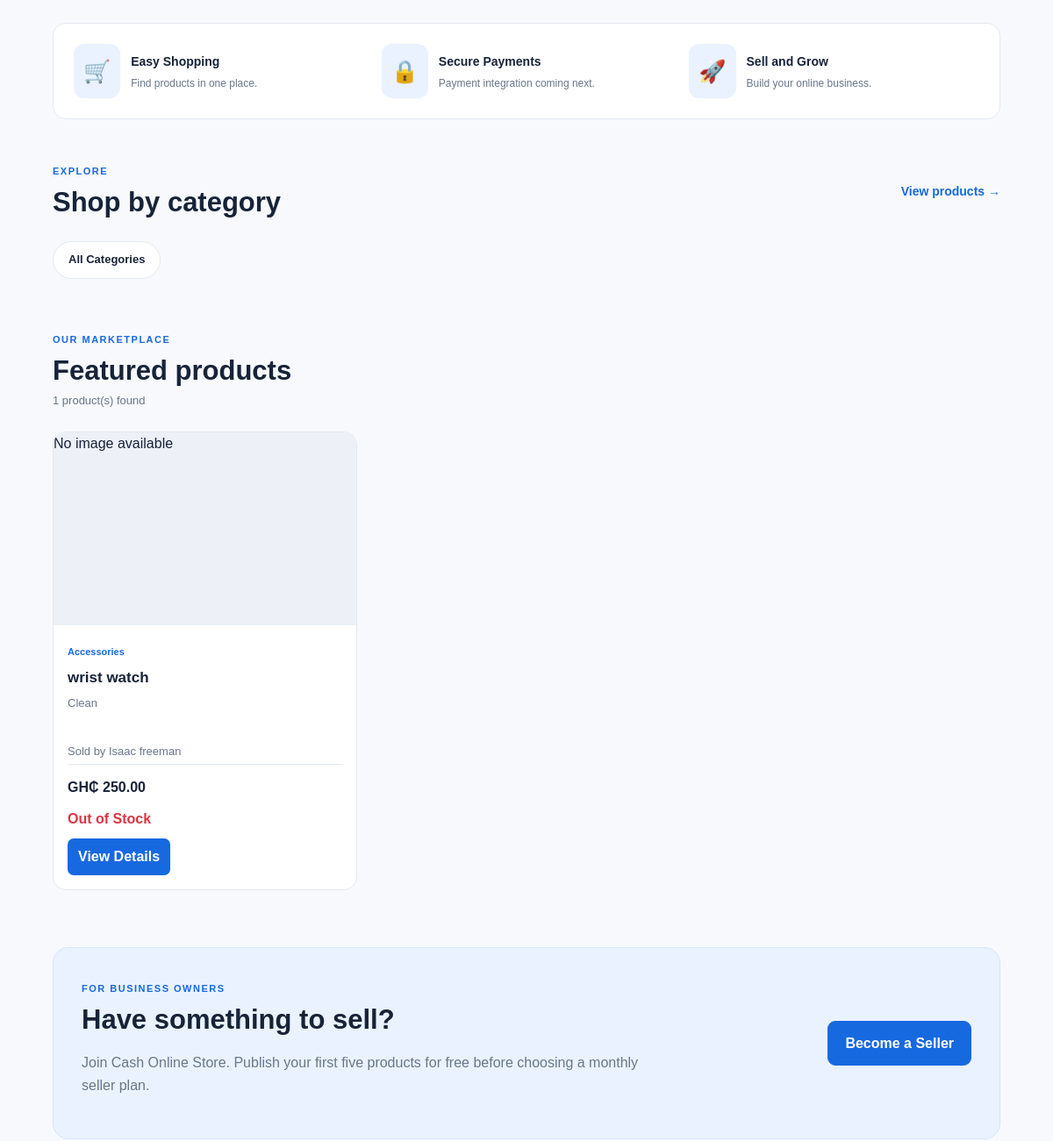
Before: / (middle part) with the older database file.
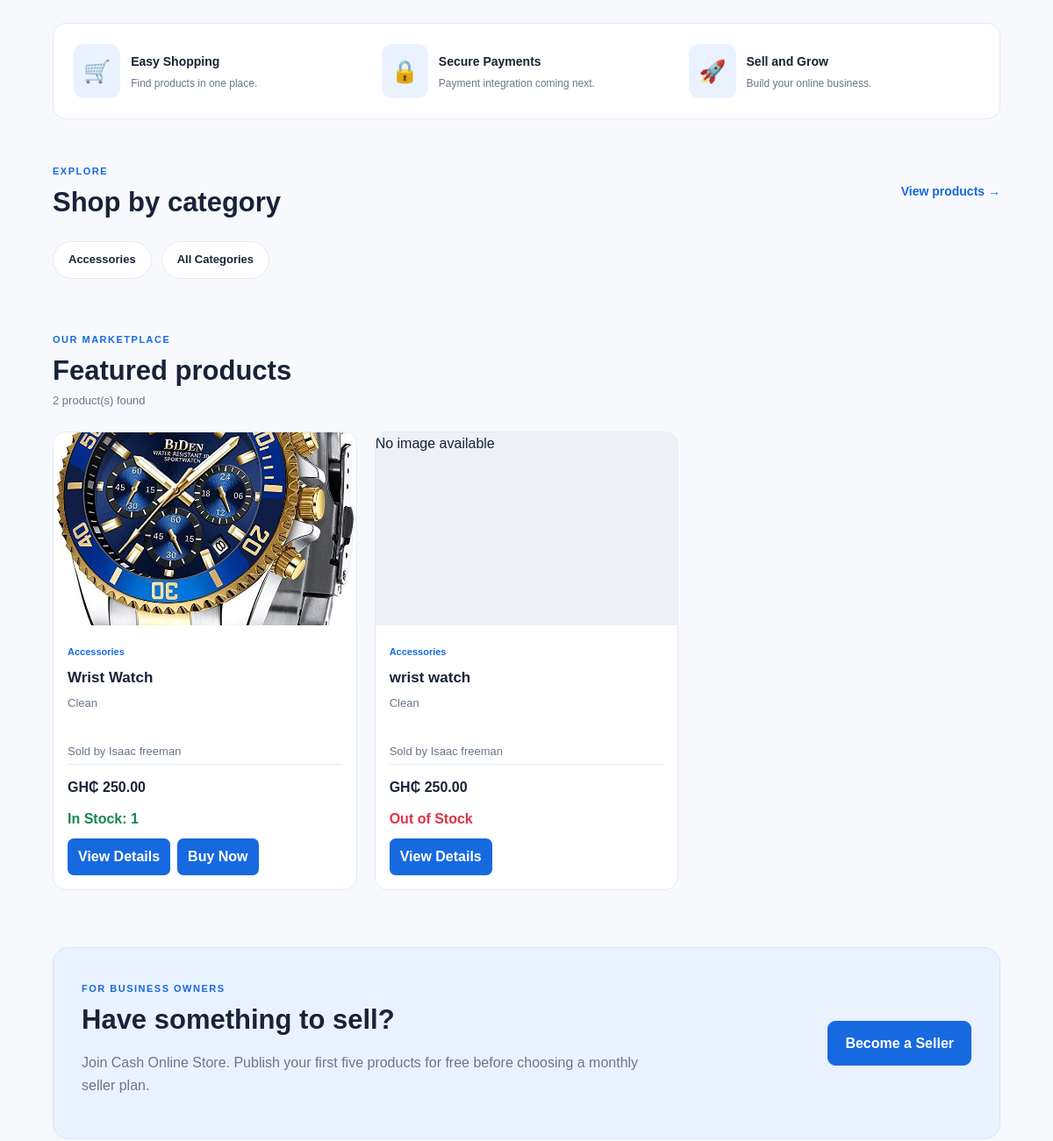
After: the same page with the newer database file.
### tables this page shows
CREATE TABLE products (
            id INTEGER PRIMARY KEY AUTOINCREMENT,
            seller_id INTEGER NOT NULL,
            name TEXT NOT NULL,
            category TEXT NOT NULL,
            price REAL NOT NULL CHECK(price >= 0),
            quantity INTEGER NOT NULL DEFAULT 1 CHECK(quantity >= 0),
            image TEXT,
            description TEXT,
            created_at TIMESTAMP DEFAULT CURRENT_TIMESTAMP,
            FOREIGN KEY (seller_id) REFERENCES users(id)
        );

CREATE TABLE users (
            id INTEGER PRIMARY KEY AUTOINCREMENT,
            name TEXT NOT NULL,
            email TEXT NOT NULL UNIQUE,
            password_hash TEXT NOT NULL,
            role TEXT NOT NULL CHECK(role IN ('buyer', 'seller')),
            created_at TIMESTAMP DEFAULT CURRENT_TIMESTAMP
        );

### app.py (the view, shortened to what this page needs)
@app.route("/")
def home():
    search = request.args.get("q", "").strip()
    category = request.args.get("category", "").strip()
    query = """
        SELECT
            p.*,
            u.name AS seller_name
        FROM products p
        JOIN users u ON u.id = p.seller_id
        WHERE u.role = 'seller'
    """
    parameters = []
    if category:
        query += " AND p.category = ?"
        parameters.append(category)
    query += " ORDER BY p.created_at DESC, p.id DESC"
    connection = get_db_connection()
    try:
        products = connection.execute(
            query, parameters
        ).fetchall()
        categories = connection.execute("""
            SELECT DISTINCT category
            FROM products
            WHERE quantity > 0
            ORDER BY category
        """).fetchall()
    finally:
        connection.close()
    return render_template(
        "index.html",
        products=products,
        categories=categories,
        search=search,
        selected_category=category
    )

### app.py (called while the page is built)
def get_db_connection():
    connection = sqlite3.connect(DATABASE)
    connection.row_factory = sqlite3.Row
    return connection

### templates/index.html (shortened to what the changed rows need)
<!DOCTYPE html>
<html lang="en">
<head>
    <link rel="stylesheet"
          href="{{ url_for('static', filename='style.css') }}">
</head>
<body>
<main>
    <section id="categories" class="section">
        <div class="section-heading">
            <div>
                <h2>Shop by category</h2>
            </div>
        </div>
        <div class="category-list">
            {% for category in categories %}
                <a
                    class="category-chip {% if selected_category|lower == category['category']|lower %}active{% endif %}"
                    href="{{ url_for('home', q=search, category=category['category']) }}">
                    {{ category['category'] }}
                </a>
            {% endfor %}
            <a class="category-chip"
               href="{{ url_for('home', q=search) }}">
                All Categories
            </a>
        </div>
    </section>
    <section id="products" class="section">
        <div class="section-heading">
            <div>
                <span class="eyebrow">OUR MARKETPLACE</span>
                <h2>
                    {% if search %}
                        Search results
                    {% elif selected_category %}
                        {{ selected_category }}
                    {% else %}
                        Featured products
                    {% endif %}
                </h2>
                <p class="muted">
                    {{ products|length }} product(s) found
                </p>
            </div>
        </div>
        {% if products %}
            <div class="product-grid">
                {% for product in products %}
                    <article class="product-card">
                        <a class="product-image"
                           href="{{ url_for('product_detail', product_id=product['id']) }}">
                            {% if product['image'] %}
                                <img
                                    src="{{ product['image'] }}"
                                    alt="{{ product['name'] }}"
                                    loading="lazy">
                            {% else %}
                                <span>No image available</span>
                            {% endif %}
                        </a>
                        <div class="product-info">
                            <span class="product-category">
                                {{ product['category'] }}
                            </span>
                            <h3>
                                <a href="{{ url_for('product_detail', product_id=product['id']) }}">
                                    {{ product['name'] }}
                                </a>
                            </h3>
                            <p class="product-description">
                                {{ product['description'] or 'No description provided.' }}
                            </p>
                            <p class="muted">
                                Sold by
                                <a href="{{ url_for('seller_profile', seller_id=product['seller_id']) }}">
                                    {{ product['seller_name'] }}
                                </a>
                            </p>
                            <div class="product-bottom">
                                <strong class="price">
                                    GH₵ {{ "%.2f"|format(product['price']) }}
                                </strong>
                            </div>
                            {% if product['quantity'] > 0 %}
                                <p class="stock-available">
                                    In Stock: {{ product['quantity'] }}
                                </p>
                                <div class="product-actions">
                                    <a
                                        class="add-button"
                                        href="{{ url_for('product_detail', product_id=product['id']) }}">
                                        View Details
                                    </a>
                                    <a
                                        class="add-button"
                                        href="{{ url_for('buy_product', product_id=product['id']) }}">
                                        Buy Now
                                    </a>
                                </div>
                            {% else %}
                                <p class="stock-out">
                                    Out of Stock
                                </p>
                                <div class="product-actions">
                                    <a
                                        class="add-button"
                                        href="{{ url_for('product_detail', product_id=product['id']) }}">
                                        View Details
                                    </a>
                                </div>
                            {% endif %}
                        </div>
                    </article>
                {% endfor %}
            </div>
        {% endif %}
    </section>
    <section id="sell" class="seller-banner">
        <div>
            <h2>Have something to sell?</h2>
        </div>
    </section>
</main>
</body>
</html>

Changed rows visible on the page:
added products: image (picture), category "Accessories", name "Wrist Watch", description "Clean", seller_name "Isaac freeman", price "250.00", quantity "1"
Other visible differences:
{{ products|length }}: "1" → "2"
new list line: "Accessories"
